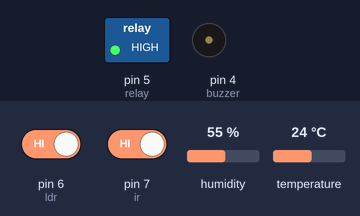
Bench run of a sketch on a simulated Arduino Uno, built with avr-gcc and run on an emulated ATmega328P. Parts: switched loads named in the sketch (green lamp = pin HIGH), buzzer (waves = sounding, pin HIGH). The inputs (shaded band) are chosen by the test bench; at power-on: temperature 24 °C, pin 6 (ldr) HIGH, pin 7 (ir) HIGH, humidity 55 %. What the sketch prints to the serial monitor is not drawn.

Above: at 2.8 s.
2.9 s: temperature set to 31 °C
5.6 s: temperature set to 34 °C
At 6.5 s:
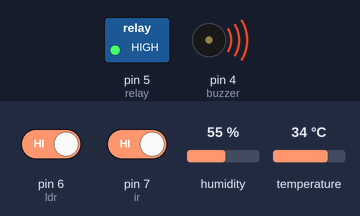
8.3 s: pin 6 (ldr) driven LOW
13.6 s: pin 7 (ir) driven LOW
At 15.3 s:
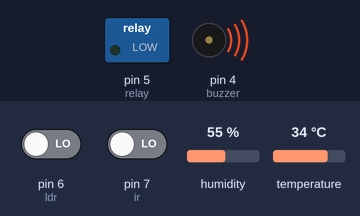
Timing chart, 0 to 18.7 s (numbered marks = the images above; inputs shaded):
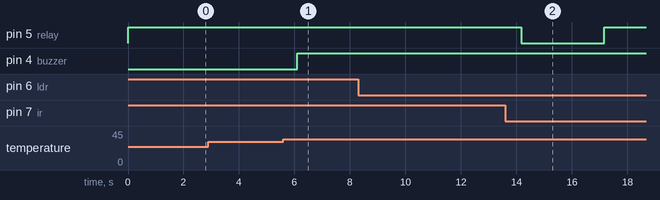

Measured:
- the behaviour switches between 32 and 33 °C on temperature (found by bisection; images 0 and 1)
- after the input at 2.9 s, every drawn part: stays the same
- after the input at 5.6 s, pin 4 (buzzer): LOW → HIGH after 0.50 s
- after the input at 8.3 s, every drawn part: stays the same
- after the input at 13.6 s, pin 5 (relay): HIGH → LOW after 0.57 s, → HIGH 3.0 s later

The sketch:

Handwashing_Automation_Monitoring.ino
```cpp
#include<DHT.h>
int ir = 7;
int ldr = 6;
int relay = 5;
int buzzer = 4;
DHT dht(3, DHT11);
void setup() {
  pinMode(ir, INPUT);
  pinMode(ldr, INPUT);
  pinMode(relay, OUTPUT);
  pinMode(buzzer, OUTPUT);
  Serial.begin(9600);
  dht.begin();
}
void loop() {
  int hand = digitalRead(ir);
  int light = digitalRead(ldr);
  if (light == LOW) {
    Serial.println(" Light is ON");
  }
  else {
    Serial.println(" Light is OFF");
  }
 if (hand == LOW && light == LOW) {
    Serial.println("Hand Detected");
    digitalWrite(relay, LOW);
    delay(3000);
    digitalWrite(relay, HIGH);
    while (digitalRead(ir) == LOW) {
     delay(100);
    }
  }
  else {
    digitalWrite(relay, HIGH);
  }
   float temp = dht.readTemperature();
   Serial.print("TEMPERATURE:");
   Serial.print(temp);
   if (temp >= 33) {
     digitalWrite(buzzer, HIGH);
  }
  else {
    digitalWrite(buzzer, LOW);
  }

  delay(2000);
}
```
